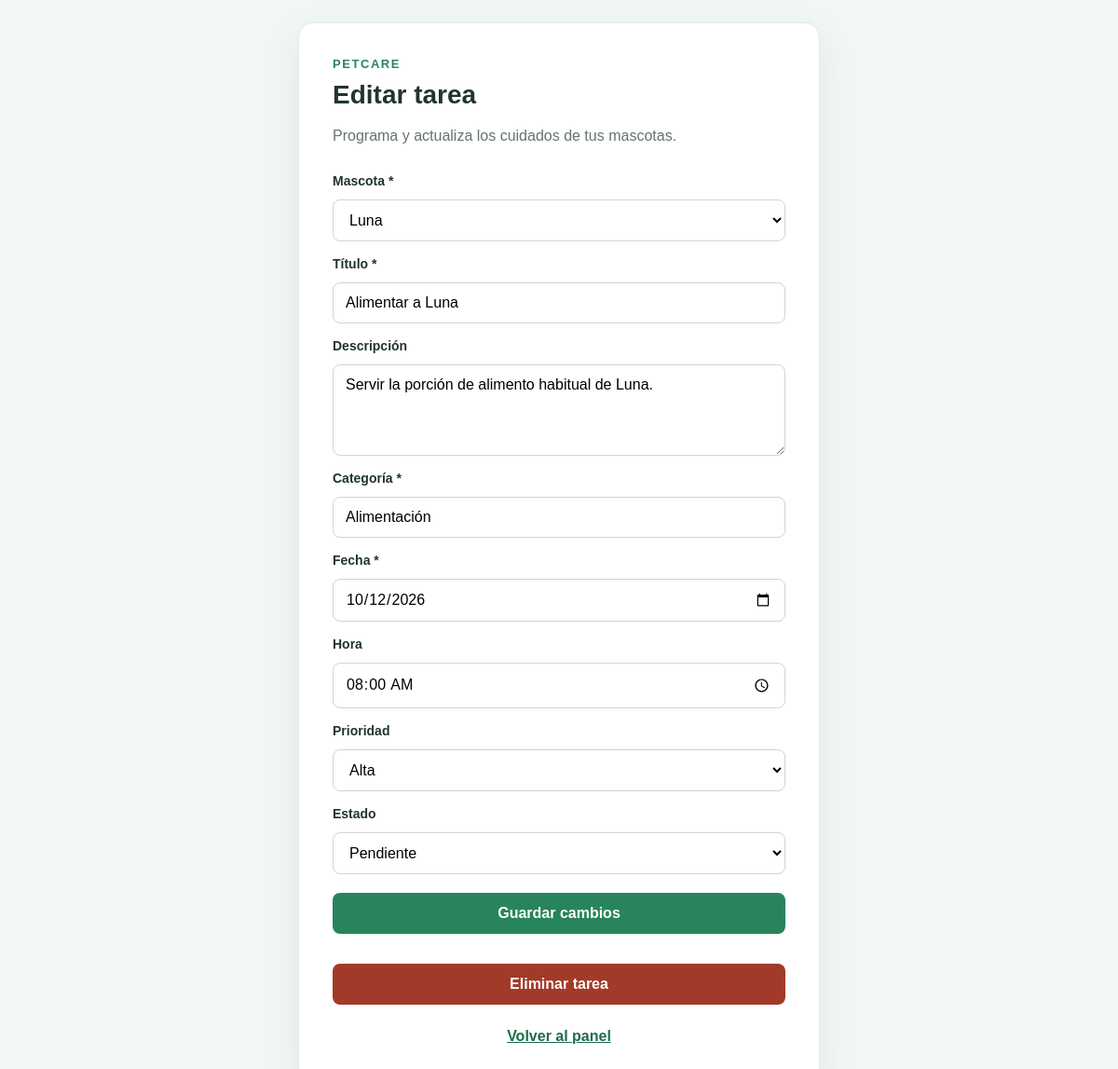
The page /respaldo_2026-10-11/PetCa/tareas.php?edit=1 (signed in) on the database its author committed.
### tables this page shows
CREATE TABLE IF NOT EXISTS tasks (
  id BIGINT UNSIGNED NOT NULL AUTO_INCREMENT,
  user_id BIGINT UNSIGNED NOT NULL,
  pet_id BIGINT UNSIGNED NOT NULL,
  title VARCHAR(200) NOT NULL,
  description TEXT NULL,
  category VARCHAR(80) NOT NULL,
  `date` DATE NOT NULL,
  `time` TIME NULL,
  priority VARCHAR(20) NOT NULL DEFAULT 'medium',
  status VARCHAR(20) NOT NULL DEFAULT 'pending',
  PRIMARY KEY (id),
  KEY idx_tasks_user_pet (user_id, pet_id),
  CONSTRAINT fk_tasks_user
    FOREIGN KEY (user_id) REFERENCES users (id)
    ON DELETE CASCADE,
  CONSTRAINT fk_tasks_pet_owner
    FOREIGN KEY (user_id, pet_id) REFERENCES pets (user_id, id)
    ON DELETE CASCADE
);

CREATE TABLE IF NOT EXISTS pets (
  id BIGINT UNSIGNED NOT NULL AUTO_INCREMENT,
  user_id BIGINT UNSIGNED NOT NULL,
  name VARCHAR(150) NOT NULL,
  `type` VARCHAR(80) NOT NULL,
  breed VARCHAR(120) NULL,
  birth_date DATE NULL,
  gender VARCHAR(30) NULL,
  photo VARCHAR(2048) NULL,
  notes TEXT NULL,
  PRIMARY KEY (id),
  UNIQUE KEY uq_pets_user_id_id (user_id, id),
  CONSTRAINT fk_pets_user
    FOREIGN KEY (user_id) REFERENCES users (id)
    ON DELETE CASCADE
);

### respaldo_2026-10-11/PetCa/auth.php (called while the page is built, shortened)
<?php
function e(string $value): string
{
    return htmlspecialchars($value, ENT_QUOTES | ENT_SUBSTITUTE, 'UTF-8');
}

### respaldo_2026-10-11/PetCa/tareas.php (the view, shortened to what this page needs)
<?php
require_once __DIR__ . '/auth.php';
$userId = (int) $_SESSION['user_id'];
$petsStatement = $pdo->prepare('SELECT id, name FROM pets WHERE user_id = :user_id ORDER BY name');
$petsStatement->execute(['user_id' => $userId]);
$pets = $petsStatement->fetchAll();
$form = [
    'pet_id' => '',
    'title' => '',
    'description' => '',
    'category' => '',
    'date' => '',
    'time' => '',
    'priority' => 'medium',
    'status' => 'pending',
];
$editingTask = null;
if (isset($_GET['edit']) && is_string($_GET['edit']) && ctype_digit($_GET['edit'])) {
    $statement = $pdo->prepare('SELECT * FROM tasks WHERE id = :id AND user_id = :user_id');
    $statement->execute(['id' => $_GET['edit'], 'user_id' => $userId]);
    $editingTask = $statement->fetch();
    foreach ($form as $key => $value) {
        $form[$key] = $editingTask[$key] ?? '';
    }
    if ($form['time'] !== '') {
        $form['time'] = substr($form['time'], 0, 5);
    }
}
?>
<!doctype html>
<html lang="es">
<head>
    <link rel="stylesheet" href="style.css">
</head>
<body>
    <main class="card form-card">
        <p class="eyebrow">PETCARE</p>
        <h1><?= $editingTask ? 'Editar tarea' : 'Agregar tarea' ?></h1>
        <p class="muted">Programa y actualiza los cuidados de tus mascotas.</p>
        <?php if ($pets === []): ?>
            <div class="empty-state">
                <p>Primero necesitas registrar una mascota para asignarle tareas.</p>
                <a href="mascotas.php">Registrar mascota</a>
            </div>
        <?php else: ?>
            <form method="post" action="tareas.php<?= $editingTask ? '?edit=' . (int) $editingTask['id'] : '' ?>">
                <label for="pet_id">Mascota *</label>
                <select id="pet_id" name="pet_id" required>
                    <?php foreach ($pets as $pet): ?>
                        <option value="<?= (int) $pet['id'] ?>" <?= (string) $form['pet_id'] === (string) $pet['id'] ? 'selected' : '' ?>>
                            <?= e($pet['name']) ?>
                        </option>
                    <?php endforeach; ?>
                </select>
                <label for="title">Título *</label>
                <input id="title" name="title" type="text" maxlength="200" value="<?= e($form['title']) ?>" required>
                <label for="description">Descripción</label>
                <textarea id="description" name="description" rows="4"><?= e($form['description']) ?></textarea>
                <label for="category">Categoría *</label>
                <input id="category" name="category" type="text" maxlength="80" placeholder="Veterinario, alimentación..." value="<?= e($form['category']) ?>" required>
                <label for="date">Fecha *</label>
                <input id="date" name="date" type="date" value="<?= e($form['date']) ?>" required>
                <label for="time">Hora</label>
                <input id="time" name="time" type="time" value="<?= e($form['time']) ?>">
                <label for="priority">Prioridad</label>
                <select id="priority" name="priority">
                    <?php foreach (['low' => 'Baja', 'medium' => 'Media', 'high' => 'Alta'] as $value => $label): ?>
                        <option value="<?= e($value) ?>" <?= $form['priority'] === $value ? 'selected' : '' ?>><?= e($label) ?></option>
                    <?php endforeach; ?>
                </select>
                <label for="status">Estado</label>
                <select id="status" name="status">
                    <option value="pending" <?= $form['status'] === 'pending' ? 'selected' : '' ?>>Pendiente</option>
                </select>
                <button type="submit"><?= $editingTask ? 'Guardar cambios' : 'Guardar tarea' ?></button>
            </form>
            <?php if ($editingTask): ?>
                <form method="post" action="tareas.php" onsubmit="return confirm('¿Eliminar esta tarea?');">
                    <button class="danger" type="submit">Eliminar tarea</button>
                </form>
            <?php endif; ?>
        <?php endif; ?>
        <p class="footer-text"><a href="dashboard.php">Volver al panel</a></p>
    </main>
</body>
</html>

### respaldo_2026-10-11/PetCa/style.css (style rules this page uses)
* { box-sizing: border-box; }
body { min-height: 100vh; margin: 0; padding: 24px; display: grid; place-items: center; background: #f1f7f4; color: #20352d; font-family: Arial, Helvetica, sans-serif; }
.card { width: min(100%, 440px); padding: 36px; border: 1px solid #e1ebe5; border-radius: 16px; background: #fff; box-shadow: 0 14px 40px rgb(32 53 45 / 8%); }
.form-card { width: min(100%, 560px); }
select, textarea { width: 100%; padding: 12px 13px; border: 1px solid #cbd8d0; border-radius: 8px; background: #fff; font: inherit; }
textarea { resize: vertical; }
button.danger { background: #a23a29; }
.eyebrow { margin: 0 0 10px; color: #27845c; font-size: 13px; font-weight: 700; letter-spacing: 0.12em; }
h1 { margin: 0 0 10px; font-size: 28px; }
.muted, .footer-text { color: #63756c; line-height: 1.5; }
form { display: grid; gap: 12px; margin-top: 24px; }
label { margin-top: 4px; font-size: 14px; font-weight: 700; }
input { width: 100%; padding: 12px 13px; border: 1px solid #cbd8d0; border-radius: 8px; font: inherit; }
button { margin-top: 8px; padding: 13px 16px; border: 0; border-radius: 8px; background: #27845c; color: #fff; cursor: pointer; font: inherit; font-weight: 700; }
a { color: #1e6c49; font-weight: 700; }
.footer-text { margin: 22px 0 0; text-align: center; }

### rows shown on the page
tasks: pet_id "Luna", title "Alimentar a Luna", description "Servir la porción de alimento habitual de Luna.", category "Alimentación", date "10/12/2026", priority "Alta", status "Pendiente"
